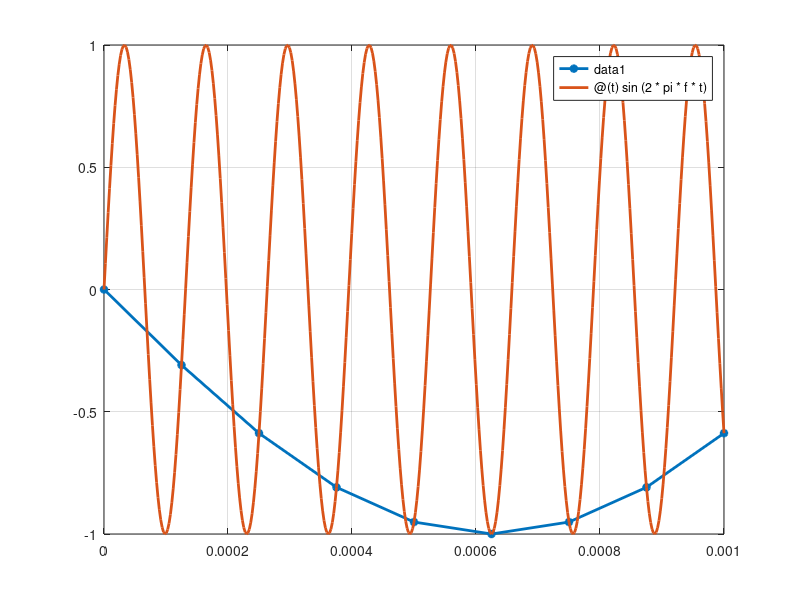

Recreate this plot in MATLAB. (Note: this script raises an error after producing the figure.)
clear;
% Use sinusoid frequency f = 7600 Hz
f = 7600;
%
% Sampling frequency and interval
fs = 8000;
Ts = 1/fs;
%
% Set time duration of plot, i.e., 10 msec.
tfinalplot = 1e-3;
%
% Make the time vector for the plot
nplot=0:Ts:tfinalplot;
nlen = length(nplot);
%
% Sample the sinusoid.
xnT = sin(2*pi*f*nplot);
%
% Make the plot
plot(nplot, xnT, '-*','LineWidth',2);
hold on
grid on
fplot(@(t) sin(2*pi*f*t), [0 tfinalplot], 'LineWidth',2);
xline(nplot, 'LineWidth',1.2);
%plot(nplot,xnT(1:nlen),'r*')
hold off
legend('sampled wave','actual wave','sample interval')
%
% Save xnT as a wav sound file, soundfile.wav.
% audiowrite(’soundfile.wav’, xnT’, fs);
%
% Uncomment/edit this next line to save the graph.
% exportgraphics(gcf, ’filename_you_want.jpg’);
%
